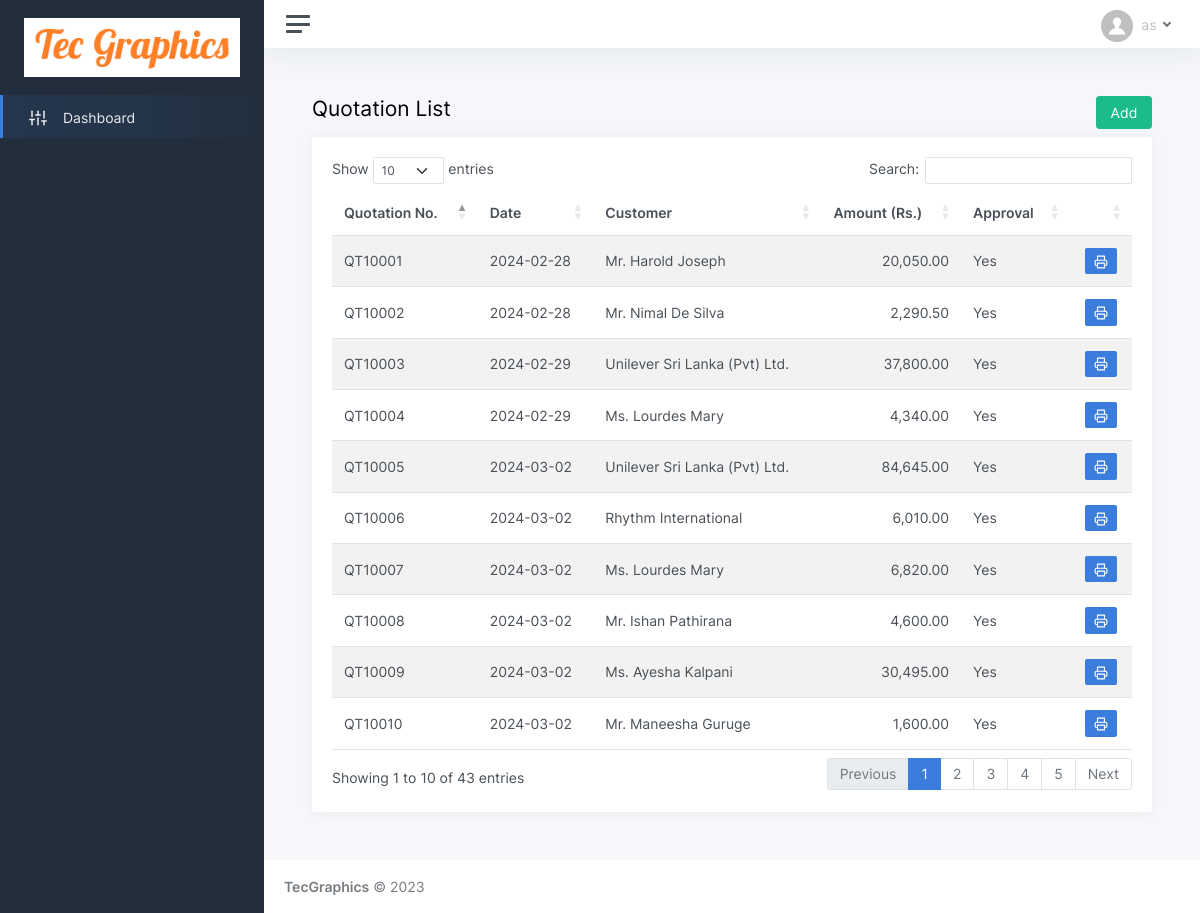
Page /quotation_list.php on the committed database.
### tables this page shows
CREATE TABLE IF NOT EXISTS `quotation` (
  `id` int(11) NOT NULL AUTO_INCREMENT,
  `q_no` varchar(10) NOT NULL,
  `q_date` varchar(15) NOT NULL,
  `req_id` int(11) NOT NULL,
  `cus_id` varchar(5) NOT NULL,
  `sales_ex` int(11) NOT NULL,
  `subtotal` varchar(25) NOT NULL,
  `dis_per` varchar(25) NOT NULL,
  `discount` varchar(25) NOT NULL,
  `total` varchar(25) NOT NULL,
  `log_user` int(11) NOT NULL,
  `log_datetime` varchar(25) NOT NULL,
  `approval` varchar(5) NOT NULL DEFAULT 'no',
  `appr_user` int(11) NOT NULL,
  `appr_datetime` varchar(25) NOT NULL,
  `confirm` varchar(5) NOT NULL DEFAULT 'no',
  `conf_datetime` varchar(25) NOT NULL,
  `job_alloc` varchar(10) NOT NULL DEFAULT 'no',
  `job_user` int(11) NOT NULL,
  `joball_datetime` varchar(25) NOT NULL,
  `jobcard` varchar(10) NOT NULL DEFAULT 'no',
  PRIMARY KEY (`id`)
);

CREATE TABLE IF NOT EXISTS `title` (
  `id` int(11) NOT NULL AUTO_INCREMENT,
  `title` varchar(5) NOT NULL,
  PRIMARY KEY (`id`)
);

CREATE TABLE IF NOT EXISTS `customer` (
  `id` int(11) NOT NULL AUTO_INCREMENT,
  `ctype` varchar(5) NOT NULL,
  `title` int(11) NOT NULL,
  `name` varchar(75) NOT NULL,
  `last_name` varchar(50) NOT NULL,
  `mobile` varchar(20) NOT NULL,
  `phone` varchar(20) DEFAULT NULL,
  `fax` varchar(20) NOT NULL,
  `email` varchar(50) NOT NULL,
  `web` varchar(50) NOT NULL,
  `address1` varchar(75) NOT NULL,
  `address2` varchar(75) NOT NULL,
  `address3` varchar(75) NOT NULL,
  `active` varchar(5) NOT NULL DEFAULT 'yes',
  `login` varchar(5) NOT NULL DEFAULT 'no',
  `password` varchar(200) NOT NULL,
  `reg_mode` varchar(10) NOT NULL DEFAULT 'online',
  `reg_date` varchar(25) NOT NULL,
  PRIMARY KEY (`id`),
  KEY `title` (`title`)
);

### quotation_list.php (the view, shortened to what this page needs)
<!DOCTYPE html>
<html lang="en">
<head>
	<?php include('header.php'); ?>
</head>
<body>
	<div class="wrapper">
	<?php include('sidebar.php'); ?>
		<div class="main">
		<?php include('topbar.php'); ?>
			<main class="content">
				<div class="container-fluid p-0">
					<div class="row">
					<h1 class="h3 mb-3 col-10">Quotation List</h1>
					<div class="col-2" align="right"><a href="pending_requests.php"><button class="btn btn-success">Add</button></a></div>
					</div>
					<div class="row">
						<div class="col-12">
							<div class="card">
								<div class="card-body">
									<table id="datatables-reponsive" class="table table-striped" style="width:100%">
										<thead>
										  <tr>
											<th>Quotation No.</th>
											<th>Date</th>
											<th>Customer</th>
											<th>Amount (Rs.)</th>
											<th>Approval</th>
											<th>&nbsp;</th>
										  </tr>
										</thead>
										<tbody>
										  <?php
										  $select_req = mysqli_query($con, "SELECT * FROM quotation");
										  while($result_req = mysqli_fetch_array($select_req)){
										  $select_cust = mysqli_query($con, "SELECT title, name, last_name FROM customer WHERE id = '{$result_req['cus_id']}'");
										  $result_cust = mysqli_fetch_array($select_cust);
											if($result_cust['title']!='6'){
												$select_title = mysqli_query($con, "SELECT title FROM title WHERE id = '{$result_cust['title']}'");
												$result_title = mysqli_fetch_array($select_title);
												$cusname = $result_title['title'].'. '.$result_cust['name'].' '.$result_cust['last_name'];
											} else {
												$cusname = $result_cust['name'].' '.$result_cust['last_name'];
											}
										  if($result_req['approval'] == 'yes'){
											  $approval = 'Yes';
										  } else {
											  $approval = 'Pending';
										  }
										  ?>
										  <tr>
											<td><?php echo $result_req['q_no']; ?></td>
											<td><?php echo $result_req['q_date']; ?></td>
											<td><?php echo $cusname; ?></td>
											<td align="right"><?php echo number_format($result_req['total'],2); ?></td>
											<td><?php echo $approval; ?></td>
											<td align="center"><?php if($result_req['approval'] == 'yes'){ ?><a href="print_quotation.php?qid=<?php echo $result_req['id']; ?>" target="_blank"><button type="button" class="btn btn-sm btn-primary" ><i data-feather="printer"></i></button></a><?php } ?></td>
										  </tr>
										  <?php } ?>
										</tbody>
									</table>
								</div>
							</div>
						</div>
					</div>
				</div>
			</main>
			<?php include('footer.php'); ?>
		</div>
	</div>
</body>
</html>

### rows in the picture
quotation: q_no "QT10001", q_date "2024-02-28", title.title "Mr. Harold Joseph", total "20,050.00", approval "Yes"
quotation: q_no "QT10002", q_date "2024-02-28", title.title "Mr. Nimal De Silva", total "2,290.50", approval "Yes"
quotation: q_no "QT10003", q_date "2024-02-29", customer.name+last_name "Unilever Sri Lanka (Pvt) Ltd.", total "37,800.00", approval "Yes"
quotation: q_no "QT10004", q_date "2024-02-29", title.title "Ms. Lourdes Mary", total "4,340.00", approval "Yes"
quotation: q_no "QT10005", q_date "2024-03-02", customer.name+last_name "Unilever Sri Lanka (Pvt) Ltd.", total "84,645.00", approval "Yes"
quotation: q_no "QT10006", q_date "2024-03-02", customer.name+last_name "Rhythm International", total "6,010.00", approval "Yes"
quotation: q_no "QT10007", q_date "2024-03-02", title.title "Ms. Lourdes Mary", total "6,820.00", approval "Yes"
quotation: q_no "QT10008", q_date "2024-03-02", title.title "Mr. Ishan Pathirana", total "4,600.00", approval "Yes"
quotation: q_no "QT10009", q_date "2024-03-02", title.title "Ms. Ayesha Kalpani", total "30,495.00", approval "Yes"
quotation: q_no "QT10010", q_date "2024-03-02", title.title "Mr. Maneesha Guruge", total "1,600.00", approval "Yes"
